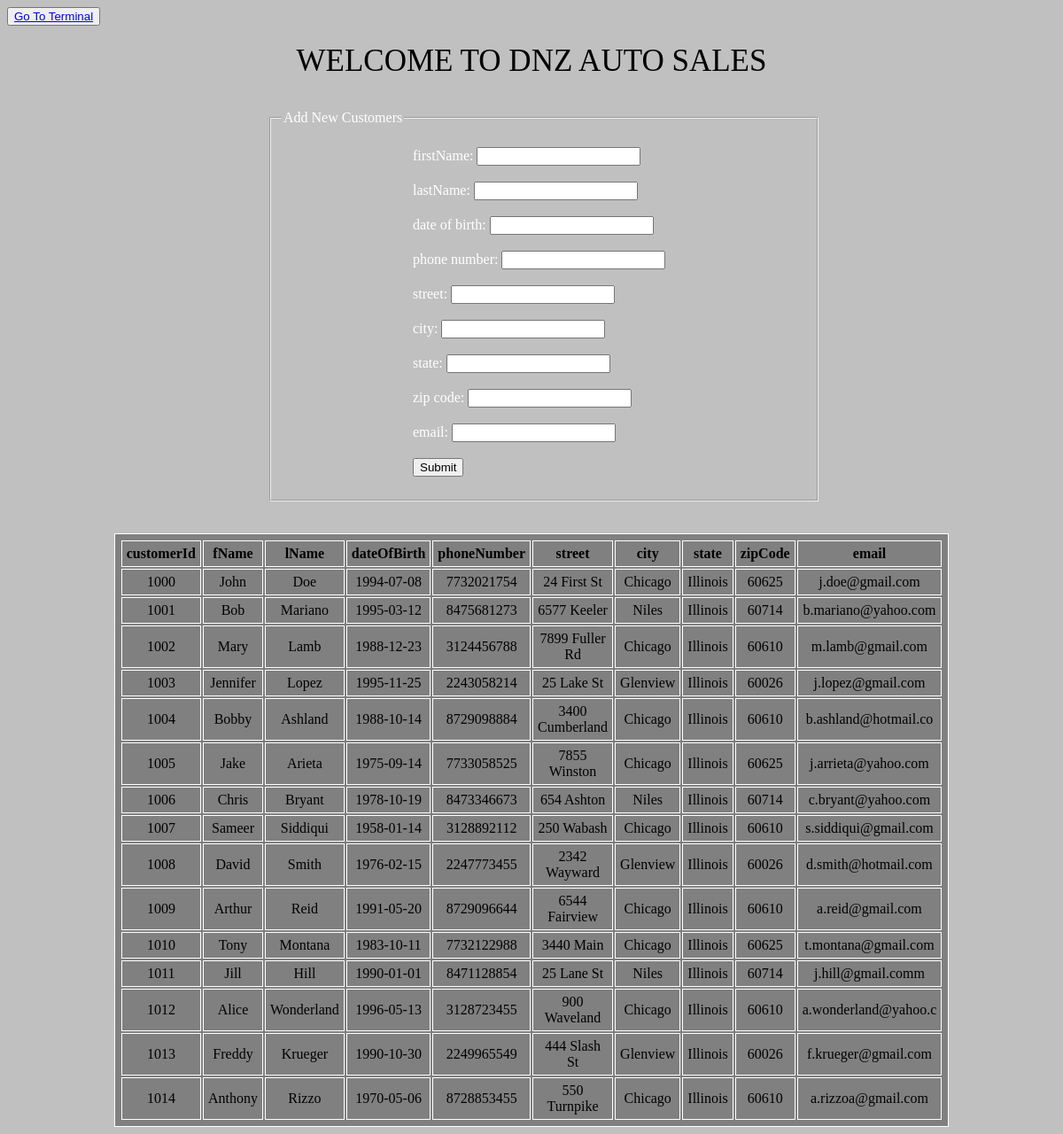
The page /customers.php on the database its author committed.
### tables this page shows
CREATE TABLE `customers` (
  `customerId` int(11) NOT NULL,
  `fName` text NOT NULL,
  `lName` text NOT NULL,
  `dateOfBirth` date NOT NULL,
  `phoneNumber` varchar(10) NOT NULL,
  `street` varchar(20) NOT NULL,
  `city` varchar(15) NOT NULL,
  `state` varchar(20) NOT NULL,
  `zipCode` varchar(7) NOT NULL,
  `email` varchar(20) NOT NULL,
  `username` varchar(20) NOT NULL,
  `password` varchar(50) NOT NULL
);

### customers.php (the view, shortened to what this page needs)
<html>
<head>
</head>
<body>
<button type="button"><a href="adminchoice.php">Go To Terminal</a></button>
  <p style = "color: black;"> WELCOME TO DNZ AUTO SALES </p>
  <fieldset>
    <legend> Add New Customers </legend>
    <form method="POST" action= "customers.php">
      <br>
          <label> firstName: </label>
            <input type="text" name="fName" value="  ">
            <br>
            <br>
        <label> lastName: </label>
            <input type="text" name="lName" value="  ">
            <br>
            <br>
        <label> date of birth: </label>
            <input type="text" name="dateOfBirth" value="  ">
            <br>
            <br>
        <label> phone number: </label>
          <input type="text" name="phoneNumber" value="  ">
          <br>
          <br>
          <label> street: </label>
            <input type="text" name="street" value="  ">
            <br>
            <br>
          <label> city: </label>
            <input type="text" name="city" value="  ">
            <br>
            <br>
          <label> state: </label>
            <input type="text" name="state" value="  ">
            <br>
            <br>
          <label> zip code: </label>
            <input type="text" name="zipCode" value="  ">
            <br>
            <br>
          <label> email: </label>
            <input type="text" name="email" value="  ">
            <br>
            <br>
            <input type="submit" value="Submit"/>
    </form>
  </fieldset>
</body>
</html>
<?php
  $servername = "localhost";
  $username = "root";
  $password = "";
  $dbname = "dnz";
  $conn = mysqli_connect($servername, $username, $password, $dbname);
  $sql_select = "SELECT * FROM customers";
  $results = $conn->query($sql_select);
  echo "<table><tr><th>customerId</th><th>fName</th><th>lName</th><th>dateOfBirth</th><th>phoneNumber</th>
  <th>street</th><th>city</th><th>state</th><th>zipCode</th><th>email</th></tr>";
  if($results->num_rows > 0){
    while($row = $results->fetch_assoc()){
      echo
      "<tr><td>".$row['customerId']."</td><td>".$row['fName']."</td><td>"
      .$row['lName']."</td><td>"
      .$row['dateOfBirth']."</td><td>"
      .$row['phoneNumber']."</td><td>"
      .$row['street']."</td><td>"
      .$row['city']."</td><td>"
      .$row['state']."</td><td>"
      .$row['zipCode']."</td><td>"
      .$row['email']."</td></tr>";
      }
  }
  echo"</table>";
?>

### customers.php (style rules this page uses)
table, tr, th, td { border: solid white 1px; margins: 5px; padding: 5px; text-align: center; color: black; background-color: grey; margin: auto; width: 60%; }
fieldset, form { background-color: none; color: white; borders: none; text-align:left; width:50%; margin-left: 25% }
body { background-color: silver; }
p { color:red; font-size: 35px; text-align: center; margin-top:20px; }

### rows shown on the page
customers: customerId "1000", fName "John", lName "Doe", dateOfBirth "1994-07-08", phoneNumber "7732021754", street "24 First St", city "Chicago", state "Illinois", zipCode "60625", email "j.doe@gmail.com"
customers: customerId "1001", fName "Bob", lName "Mariano", dateOfBirth "1995-03-12", phoneNumber "8475681273", street "6577 Keeler", city "Niles", state "Illinois", zipCode "60714", email "b.mariano@yahoo.com"
customers: customerId "1002", fName "Mary", lName "Lamb", dateOfBirth "1988-12-23", phoneNumber "3124456788", street "7899 Fuller Rd", city "Chicago", state "Illinois", zipCode "60610", email "m.lamb@gmail.com"
customers: customerId "1003", fName "Jennifer", lName "Lopez", dateOfBirth "1995-11-25", phoneNumber "2243058214", street "25 Lake St", city "Glenview", state "Illinois", zipCode "60026", email "j.lopez@gmail.com"
customers: customerId "1004", fName "Bobby", lName "Ashland", dateOfBirth "1988-10-14", phoneNumber "8729098884", street "3400 Cumberland", city "Chicago", state "Illinois", zipCode "60610", email "b.ashland@hotmail.co"
customers: customerId "1005", fName "Jake", lName "Arieta", dateOfBirth "1975-09-14", phoneNumber "7733058525", street "7855 Winston", city "Chicago", state "Illinois", zipCode "60625", email "j.arrieta@yahoo.com"
customers: customerId "1006", fName "Chris", lName "Bryant", dateOfBirth "1978-10-19", phoneNumber "8473346673", street "654 Ashton", city "Niles", state "Illinois", zipCode "60714", email "c.bryant@yahoo.com"
customers: customerId "1007", fName "Sameer", lName "Siddiqui", dateOfBirth "1958-01-14", phoneNumber "3128892112", street "250 Wabash", city "Chicago", state "Illinois", zipCode "60610", email "s.siddiqui@gmail.com"
customers: customerId "1008", fName "David", lName "Smith", dateOfBirth "1976-02-15", phoneNumber "2247773455", street "2342 Wayward", city "Glenview", state "Illinois", zipCode "60026", email "d.smith@hotmail.com"
customers: customerId "1009", fName "Arthur", lName "Reid", dateOfBirth "1991-05-20", phoneNumber "8729096644", street "6544 Fairview", city "Chicago", state "Illinois", zipCode "60610", email "a.reid@gmail.com"
customers: customerId "1010", fName "Tony", lName "Montana", dateOfBirth "1983-10-11", phoneNumber "7732122988", street "3440 Main", city "Chicago", state "Illinois", zipCode "60625", email "t.montana@gmail.com"
customers: customerId "1011", fName "Jill", lName "Hill", dateOfBirth "1990-01-01", phoneNumber "8471128854", street "25 Lane St", city "Niles", state "Illinois", zipCode "60714", email "j.hill@gmail.comm"
customers: customerId "1012", fName "Alice", lName "Wonderland", dateOfBirth "1996-05-13", phoneNumber "3128723455", street "900 Waveland", city "Chicago", state "Illinois", zipCode "60610", email "a.wonderland@yahoo.c"
customers: customerId "1013", fName "Freddy", lName "Krueger", dateOfBirth "1990-10-30", phoneNumber "2249965549", street "444 Slash St", city "Glenview", state "Illinois", zipCode "60026", email "f.krueger@gmail.com"
customers: customerId "1014", fName "Anthony", lName "Rizzo", dateOfBirth "1970-05-06", phoneNumber "8728853455", street "550 Turnpike", city "Chicago", state "Illinois", zipCode "60610", email "a.rizzoa@gmail.com"
